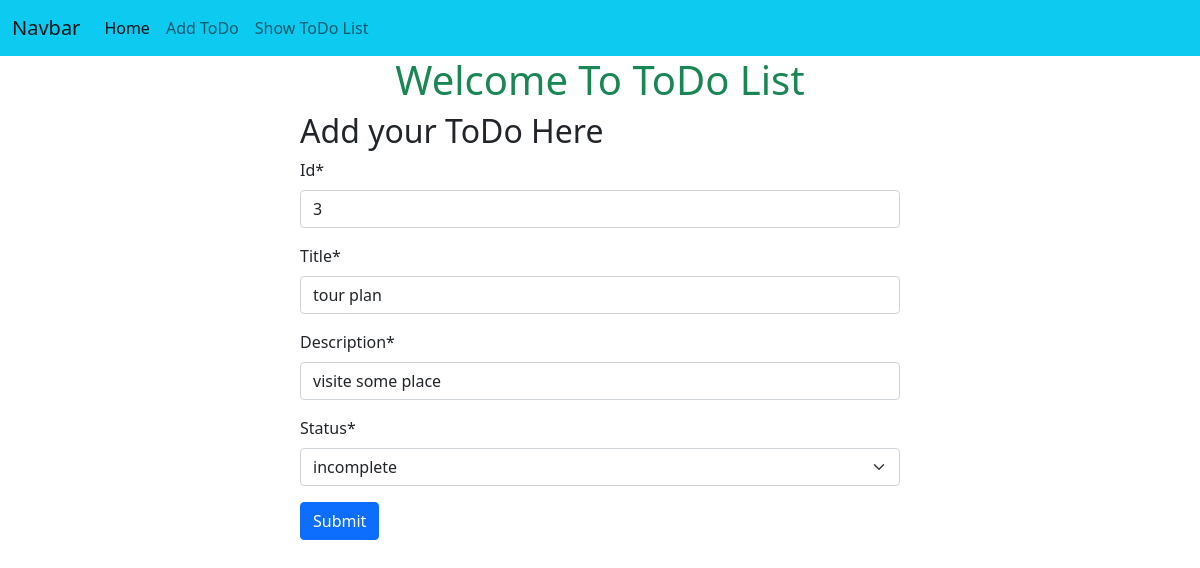
Screenshot of /edit_todo/3 with the database file from the repository.
### first_app/models.py (models this page shows)
class TodoTaskModel(models.Model):
    add_status=(('incomplete','incomplete'),
                ('complete','complete'),
                )
    id=models.IntegerField(primary_key=True)
    title=models.CharField(max_length=50)
    description=models.CharField(max_length=60)
    status=models.CharField(max_length=20,choices=add_status)

### first_app/views.py (the view)
# urls.py: path('edit_todo/<int:id>',views.edit_todo,name='edit_todo'),
def edit_todo(request,id):
    work=TodoTaskModel.objects.get(pk=id)
    form=TodoTaskForm(instance=work)
    if request.method =='POST':
        form=TodoTaskForm(request.POST,instance=work)
        if form.is_valid():
            form.save()
            return redirect('show_todo')
    return render(request,'reg_todo.html',{'form':form})

### first_app/forms.py
class TodoTaskForm(forms.ModelForm):
    class Meta:
        model=TodoTaskModel
        fields=['id','title','description','status']

### first_app/templates/reg_todo.html (shortened to what this page needs)
{% extends "home.html" %}
{% load crispy_forms_tags %}
{% block content %}
  <div style="width: 50%; margin: auto;">
    <h2>Add your ToDo Here</h2>
    <form method="post" method="/show_todo/">
        {{form|crispy}}
        <button class="btn btn-primary" type="submit">Submit</button>
    </form>
  </div>
{% endblock %}

### rows the page displays
TodoTaskModel: id "3", title "tour plan", description "visite some place", status "incomplete"
